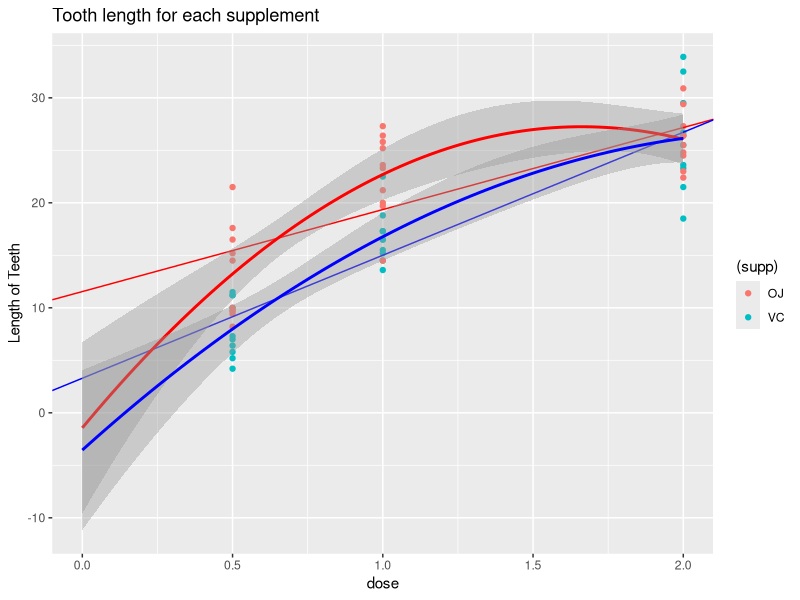
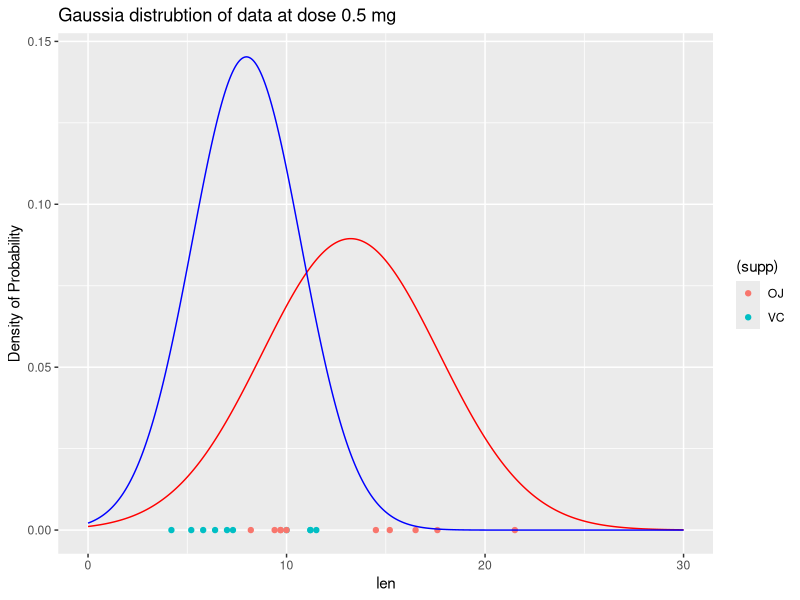
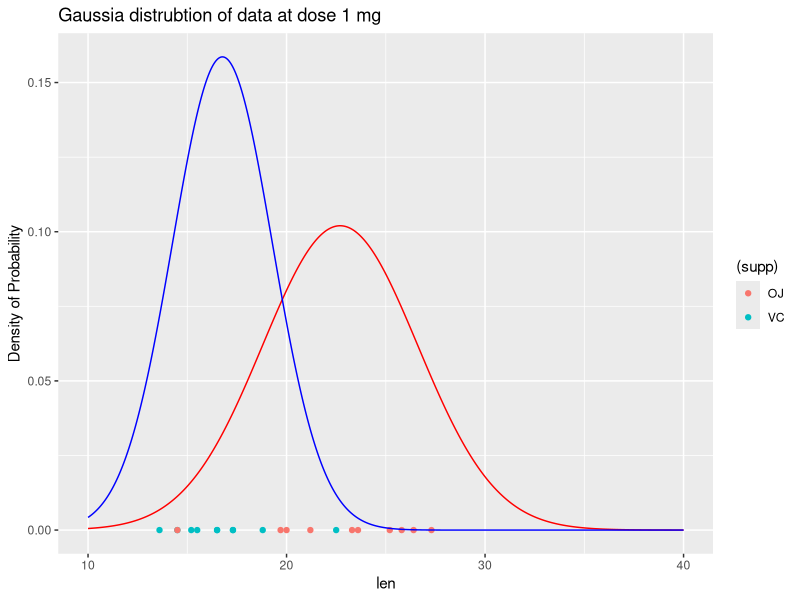
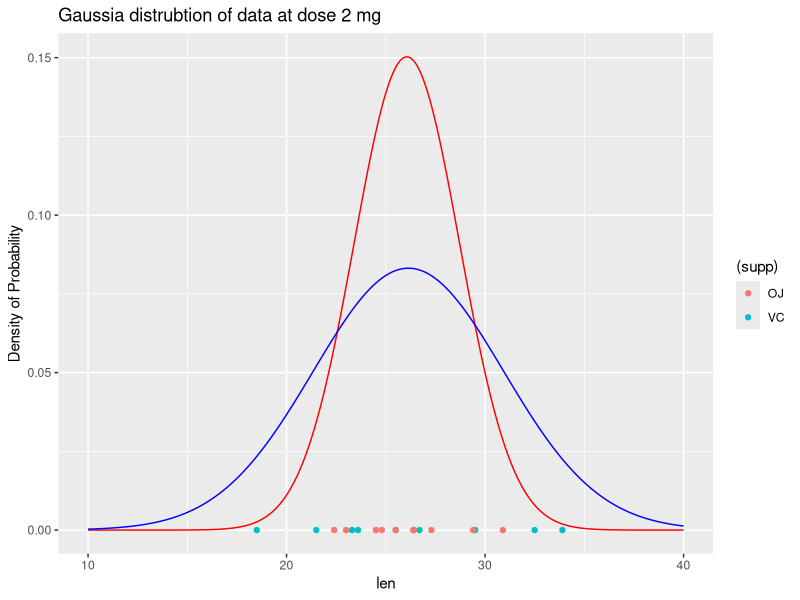

The R script that drew these images, in order:
#Loading dataset
data("ToothGrowth")
tg <- ToothGrowth

#dataset of only OJ 
tgoj <- tg[tg$supp == "OJ" ,]

#dataset of only VC 
tgvc <- tg[tg$supp == "VC" ,]

#summary of data 
summary(ToothGrowth)

library(ggplot2)

#creating first degree polynomial fit for both OJ guinea pigs and VC guinniea pigs
tgojlm <- lm(formula = len ~ dose, data = tgoj)
tgvclm <- lm(formula = len ~ dose, data = tgvc)

#use the linear fit to extrapolate for dose = 0
lengthojat0 <- tgojlm$coefficients[1] + tgojlm$coefficients[2]*0
lengthvcat0 <- tgvclm$coefficients[1] + tgvclm$coefficients[2]*0

#calc error at 0 dose for the two lin fits
errlin <- abs(lengthojat0 - lengthvcat0) 

#calculating the coefficient of determination on each supp
cdojlm <- cor(sqrt(tgoj$len), sqrt(tgoj$dose))
cdojlm <- cdojlm^2*100
cdvclm <- cor(sqrt(tgvc$len), sqrt(tgvc$dose))
cdvclm <- cdvclm^2*100

#fitting the data with quadratic equation
tgojquad <- lm(formula = len ~ poly(dose,2,raw=T), data = tgoj)
tgvcquad <- lm(formula = len ~ poly(dose,2,raw=T), data = tgvc)

#xquad = seq(0, 2, length.out=1000)
yojquad = coef(tgojquad)[1] + coef(tgojquad)[2]*0 + coef(tgojquad)[3]*0^2 
yvcquad = coef(tgvcquad)[1] + coef(tgvcquad)[2]*0 + coef(tgvcquad)[3]*0^2
errquad <- abs(yojquad - yvcquad) 

#creating fitted data plots
g <-ggplot(tg, aes(x=dose, y=len)) + geom_point(aes(color=(supp))) +
   scale_y_continuous("Length of Teeth") +
   ggtitle("Tooth length for each supplement") + 
   xlim(c(0, 2.0))+
   geom_abline(intercept = tgojlm$coefficients[1], 
               slope = tgojlm$coefficients[2], col="red") +
   geom_abline(intercept = tgvclm$coefficients[1], 
               slope = tgvclm$coefficients[2], col="blue")+
   geom_smooth(data=subset(tg, supp=="OJ"), method='lm', fullrange=TRUE, formula=y~poly(x,2), col="red") +
   geom_smooth(data=subset(tg, supp=="VC"), method='lm', fullrange=TRUE, formula=y~poly(x,2), col="blue")
 plot(g)

# calculate the average, standard distribution and confidence intervals
# for each dosage level
# dosage 0.5
tg_0_5 <- subset(tg, tg$dose == 0.5)
tg_0_5_oj <- tg_0_5[tg_0_5$supp == "OJ" ,]
tg_0_5_vc <- tg_0_5[tg_0_5$supp == "VC" ,]
sig2_tg_0_5_oj <- 2*sd(tg_0_5_oj$len)
sig2_tg_0_5_vc <- 2*sd(tg_0_5_vc$len)
avg_0_5_oj <- mean(tg_0_5_oj$len)
avg_0_5_vc <- mean(tg_0_5_vc$len)
ci_tg_0_5_oj <- c(avg_0_5_oj-sig2_tg_0_5_oj, avg_0_5_oj+sig2_tg_0_5_oj)
ci_tg_0_5_vc <- c(avg_0_5_vc-sig2_tg_0_5_vc, avg_0_5_vc+sig2_tg_0_5_vc)
diff_0_5 = avg_0_5_vc - avg_0_5_oj

# dosage 1
tg_1 <- subset(tg, tg$dose == 1)
tg_1_oj <- tg_1[tg_1$supp == "OJ" ,]
tg_1_vc <- tg_1[tg_1$supp == "VC" ,]
sig2_tg_1_oj <- 2*sd(tg_1_oj$len)
sig2_tg_1_vc <- 2*sd(tg_1_vc$len)
avg_1_oj <- mean(tg_1_oj$len)
avg_1_vc <- mean(tg_1_vc$len)
ci_tg_1_oj <- c(avg_1_oj-sig2_tg_1_oj, avg_1_oj+sig2_tg_1_oj)
ci_tg_1_vc <- c(avg_1_vc-sig2_tg_1_vc, avg_1_vc+sig2_tg_1_vc)
diff_1 = avg_1_vc - avg_1_oj

# dosage 2
tg_2 <- subset(tg, tg$dose == 2)
tg_2_oj <- tg_2[tg_2$supp == "OJ" ,]
tg_2_vc <- tg_2[tg_2$supp == "VC" ,]
sig2_tg_2_oj <- 2*sd(tg_2_oj$len)
sig2_tg_2_vc <- 2*sd(tg_2_vc$len)
avg_2_oj <- mean(tg_2_oj$len)
avg_2_vc <- mean(tg_2_vc$len)
ci_tg_2_oj <- c(avg_2_oj-sig2_tg_2_oj, avg_2_oj+sig2_tg_2_oj)
ci_tg_2_vc <- c(avg_2_vc-sig2_tg_2_vc, avg_2_vc+sig2_tg_2_vc)
diff_2 = avg_2_vc - avg_2_oj

# creating gaussinan distrib plots for each dose level
# dosage 0.5
g2 <-ggplot(tg_0_5, aes(x=len,y=0)) + geom_point(aes(color=(supp))) +
  scale_x_continuous("len") +  scale_y_continuous("Density of Probability") +
  ggtitle("Gaussia distrubtion of data at dose 0.5 mg") +
  #geom_histogram(alpha=1, fill='red', colour='red', binwidth=1) +
  stat_function(fun=dnorm, n=1001, args=list(mean=mean(tg_0_5_oj$len), sd=sd(tg_0_5_oj$len)), col='red') +
  stat_function(fun=dnorm, n=1001, args=list(mean=mean(tg_0_5_vc$len), sd=sd(tg_0_5_vc$len)), col='blue')+
  xlim(c(0, 30))

# dosage 1
g3 <-ggplot(tg_1, aes(x=len,y=0)) + geom_point(aes(color=(supp))) +
  scale_x_continuous("len") +  scale_y_continuous("Density of Probability") +
  ggtitle("Gaussia distrubtion of data at dose 1 mg") +
  #geom_histogram(alpha=1, fill='red', colour='red', binwidth=1) +
  stat_function(fun=dnorm, n=1001, args=list(mean=mean(tg_1_oj$len), sd=sd(tg_1_oj$len)), col='red') +
  stat_function(fun=dnorm, n=1001, args=list(mean=mean(tg_1_vc$len), sd=sd(tg_1_vc$len)), col='blue')+
  xlim(c(10, 40))

# dosage 2
g4 <-ggplot(tg_2, aes(x=len,y=0)) + geom_point(aes(color=(supp))) +
  scale_x_continuous("len") +  scale_y_continuous("Density of Probability") +
  ggtitle("Gaussia distrubtion of data at dose 2 mg") +
  #geom_histogram(alpha=1, fill='red', colour='red', binwidth=1) +
  stat_function(fun=dnorm, n=1001, args=list(mean=mean(tg_2_oj$len), sd=sd(tg_2_oj$len)), col='red') +
  stat_function(fun=dnorm, n=1001, args=list(mean=mean(tg_2_vc$len), sd=sd(tg_2_vc$len)), col='blue')+
  xlim(c(10, 40))

plot(g2)
plot(g3)
plot(g4)

